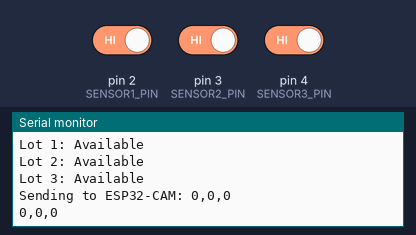
A sketch run on a simulated Arduino Nano, built with avr-gcc and run on an emulated ATmega328P. Shown: the last lines printed to the serial monitor. The inputs (shaded band) are chosen by the test bench; at power-on: pin 2 (SENSOR1_PIN) HIGH, pin 3 (SENSOR2_PIN) HIGH, pin 4 (SENSOR3_PIN) HIGH.

Above: at 2.8 s.
2.9 s: pin 2 (SENSOR1_PIN) driven LOW
At 3.9 s:
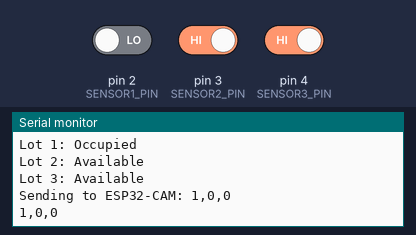
5.5 s: pin 3 (SENSOR2_PIN) driven LOW
At 6.8 s:
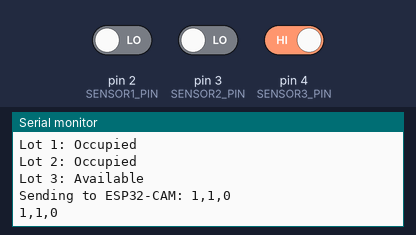
7.0 s: pin 4 (SENSOR3_PIN) driven LOW
At 7.9 s:
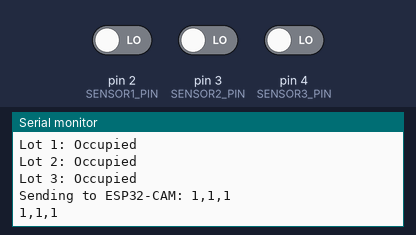
8.5 s: pin 2 (SENSOR1_PIN) driven HIGH
At 9.6 s:
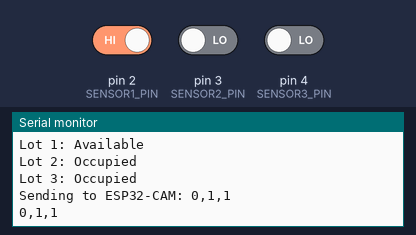
10.0 s: pin 3 (SENSOR2_PIN) driven HIGH
At 10.7 s:
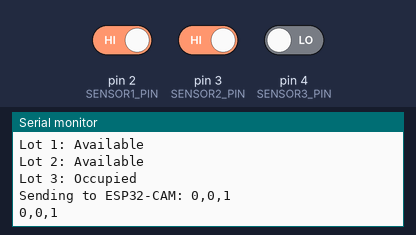
Timing chart, 0 to 12.5 s (numbered marks = the images above; inputs shaded):
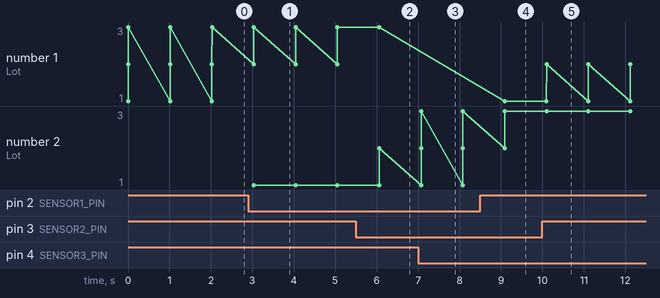

Measured:
- after the input at 2.9 s, the serial monitor: prints a new line after 0.13 s (image 1)
- after the input at 5.5 s, the serial monitor: prints a new line after 0.56 s (image 2)
- after the input at 7.0 s, the serial monitor: prints a new line after 0.07 s (image 3)
- after the input at 8.5 s, the serial monitor: prints a new line after 0.59 s (image 4)
- after the input at 10.0 s, the serial monitor: prints a new line after 0.10 s (image 5)

The sketch:

Arduino_nano_parking.ino
````cpp
//```cpp
// Arduino Nano code to read 3 IR sensors and send statuses to ESP32-CAM via UART
// Prints detailed status and UART communication to Serial Monitor for debugging

#define SENSOR1_PIN 2 // IR sensor for Lot 1
#define SENSOR2_PIN 3 // IR sensor for Lot 2
#define SENSOR3_PIN 4 // IR sensor for Lot 3

unsigned long messageCount = 0; // Counter for UART messages

void setup() {
  Serial.begin(115200); // Initialize Serial Monitor at 115200 baud
  pinMode(SENSOR1_PIN, INPUT_PULLUP); // Lot 1 sensor with internal pull-up
  pinMode(SENSOR2_PIN, INPUT_PULLUP); // Lot 2 sensor with internal pull-up
  pinMode(SENSOR3_PIN, INPUT_PULLUP); // Lot 3 sensor with internal pull-up
  Serial.println("Nano started. Reading IR sensors...");
  Serial.flush(); // Ensure initial message is sent
}

void loop() {
  // Read sensor states (LOW = occupied, HIGH = available)
  int lot1 = digitalRead(SENSOR1_PIN) == LOW ? 1 : 0;
  int lot2 = digitalRead(SENSOR2_PIN) == LOW ? 1 : 0;
  int lot3 = digitalRead(SENSOR3_PIN) == LOW ? 1 : 0;

  // Print detailed status to Serial Monitor
  Serial.println("--- Message " + String(++messageCount) + " ---");
  Serial.print("Lot 1: ");
  Serial.println(lot1 == 1 ? "Occupied" : "Available");
  Serial.print("Lot 2: ");
  Serial.println(lot2 == 1 ? "Occupied" : "Available");
  Serial.print("Lot 3: ");
  Serial.println(lot3 == 1 ? "Occupied" : "Available");

  // Prepare and send UART data to ESP32-CAM
  String uartData = String(lot1) + "," + String(lot2) + "," + String(lot3);
  Serial.print("Sending to ESP32-CAM: ");
  Serial.println(uartData);
  Serial.println(uartData); // Send to ESP32-CAM via UART
  Serial.flush(); // Ensure all messages are sent

  delay(1000); // Update every second
}
````
